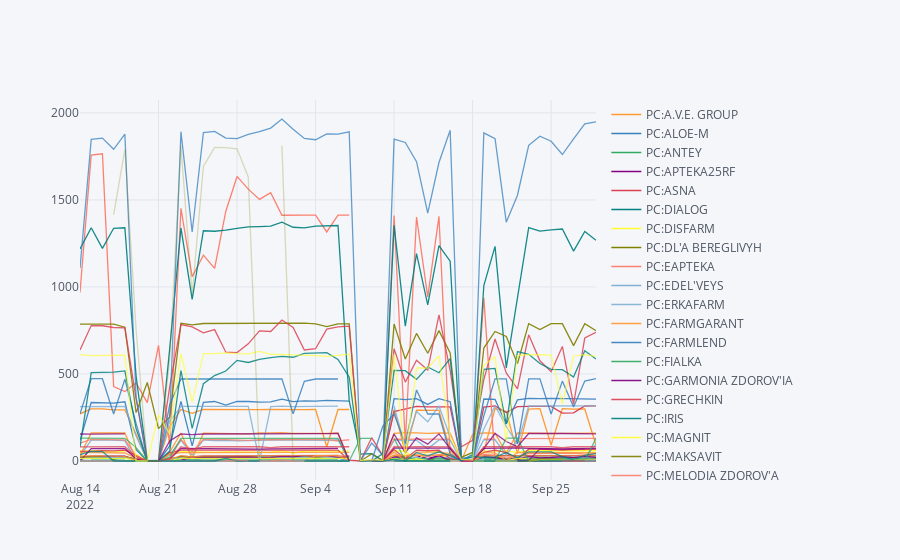

Source (notebook cell):
### Code cell
makeplot('Novartis Юперио таблетки 200мг 56шт')
